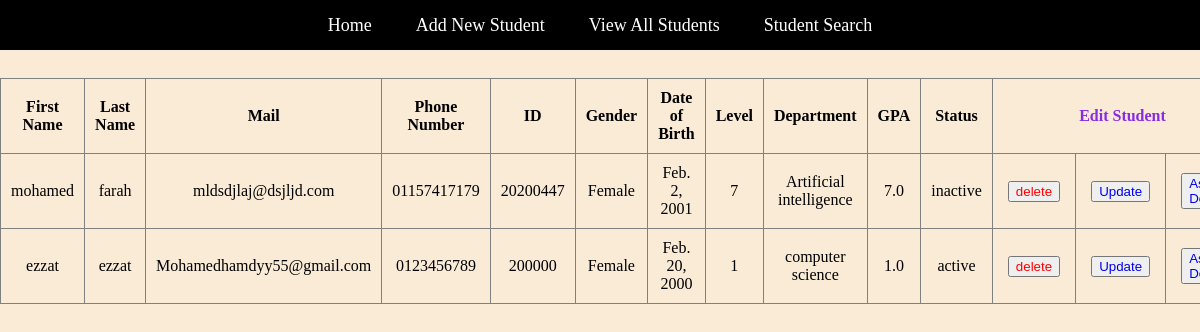
The page /ViewAllStudents.html on the database as committed earlier.
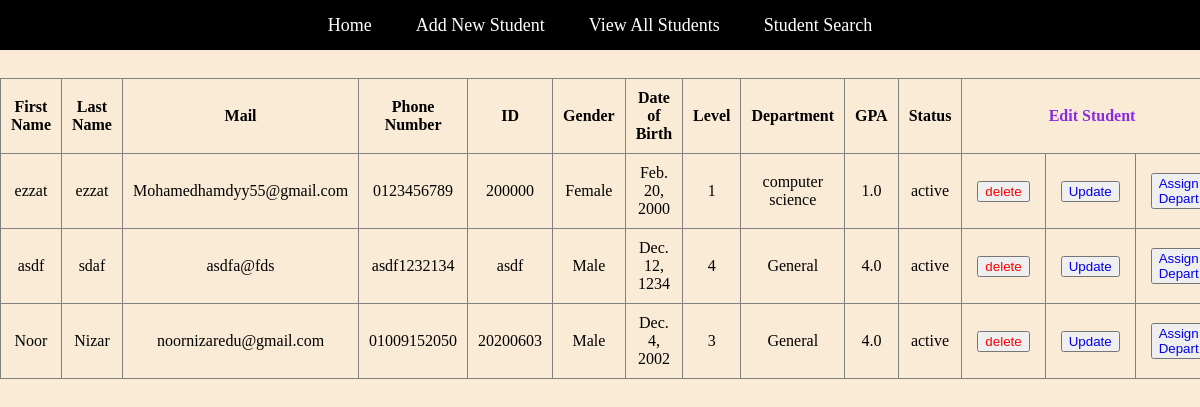
The same page on the database as committed later.
### members/models.py (models this page shows)
class Student(models.Model):
    first_name = models.CharField(max_length=30)
    last_name = models.CharField(max_length=30)
    mail = models.EmailField()
    phone = models.CharField(max_length=30)
    id = models.CharField(max_length=30, primary_key=True)
    gender = models.CharField(max_length=10, default="")
    date_of_birth = models.DateField()
    level = models.IntegerField()
    gpa = models.FloatField()
    status = models.CharField(max_length=20,  default="")
    department = models.CharField(max_length=30, default="General")

### members/views.py (the view)
# urls.py: path('ViewAllStudents.html', views.ViewAllStudents, name='ViewAllStudents'),
def ViewAllStudents(request):
  mymembers = Student.objects.all().values()
  template = loader.get_template('ViewAllStudents.html')
  context = {
    'mymembers': mymembers,
  }
  return HttpResponse(template.render(context, request))

### members/templates/ViewAllStudents.html (shortened to what this page needs)
{% load static %}
<!DOCTYPE html>
<html lang="en">
<head>
    <link rel="stylesheet" type="text/css" href="{% static 'css/styles.css' %} ">
</head>
<body>
    <header>
        <nav>
            <ul class="myNav">
                <li><a href="MyHomePage.html">Home</a></li>
                <li><a href="AddNewStudent.html">Add New Student</a></li>
                <li><a href="ViewAllStudents.html">View All Students</a></li>
                <li><a href="StudentSearch.html">Student Search</a></li>
            </ul>
        </nav>
    </header>
    <center>
        <div>
            <br>
            <Table class="students_table" , border="1" style="text-align:center;border-collapse:collapse;">
                <tr>
                    <th> First Name </th>
                    <th> Last Name </th>
                    <th> Mail </th>
                    <th> Phone Number </th>
                    <th> ID </th>
                    <th> Gender </th>
                    <th> Date of Birth </th>
                    <th> Level </th>
                    <th> Department</th>
                    <th> GPA </th>
                    <th> Status </th>
                    <th colspan="3" style="color:blueviolet">Edit Student</th>
                </tr>
                {% for x in mymembers %}
                <tr>
                    <td>{{ x.first_name }}</td>
                    <td>{{ x.last_name }}</td>
                    <td>{{ x.mail}}</td>
                    <td>{{ x.phone}}</td>
                    <td>{{ x.id}}</td>
                    <td>{{ x.gender}}</td>
                    <td>{{ x.date_of_birth}}</td>
                    <td>{{ x.level}}</td>
                    <td>{{ x.department}}</td>
                    <td>{{ x.gpa}}</td>
                    <td>{{ x.status}}</td>
                    <td> <button style="margin:5px" type="button" onclick="return confirm('are you sure')"><a style="text-decoration:0;color:red"  href="ViewAllStudents.html/delete/{{x.id}}"> delete</a></button></td>
                    <td> <button style="margin:5px" type="button"><a style="text-decoration:0" href="UpdateStudent.html/{{x.id}}">Update</a></button></td>
                    <td> <button style="margin:5px" type="button"><a style="text-decoration:0" href="DepartmentAssignment.html/{{x.id}}">Assign Depart</a></button></td>
                </tr>
                {% endfor %}
            </table>
        </div>
    </center>
</body>
</html>

Rows that differ between the two databases and show on the page:
removed Student: first_name "mohamed", last_name "farah", mail "mldsdjlaj@dsjljd.com", phone "01157417179", id "20200447", gender "Female", date_of_birth "Feb. 2, 2001", level "7", department "Artificial intelligence", gpa "7.0", status "inactive"
added Student: first_name "asdf", last_name "sdaf", mail "asdfa@fds", phone "asdf1232134", id "asdf", gender "Male", date_of_birth "Dec. 12, 1234", level "4", department "General", gpa "4.0", status "active"
added Student: first_name "Noor", last_name "Nizar", mail "noornizaredu@gmail.com", phone "01009152050", id "20200603", gender "Male", date_of_birth "Dec. 4, 2002", level "3", department "General", gpa "4.0", status "active"
